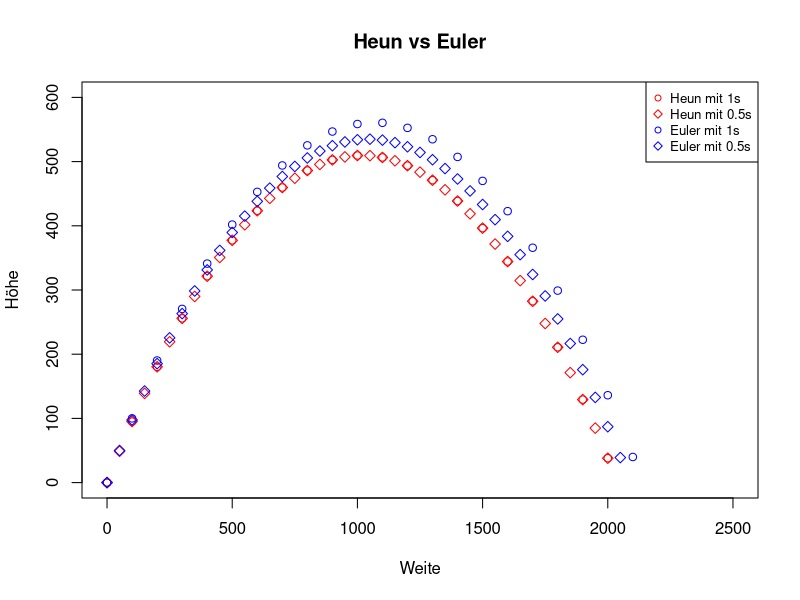

Source code (R):
heun <- read.table("../TextOutputs/heun.txt",
                        header = TRUE,
                        sep = ",",
                        dec = ".")
euler <- read.table("../TextOutputs/euler.txt",
                   header = TRUE,
                   sep = ",",
                   dec = ".")
heun05 <- read.table("../TextOutputs/heun05.txt",
                   header = TRUE,
                   sep = ",",
                   dec = ".")
euler05 <- read.table("../TextOutputs/euler05.txt",
                    header = TRUE,
                    sep = ",",
                    dec = ".")


plot(x = 1,                 
     xlab = "Weite", 
     ylab = "Höhe",
     xlim = c(0, 2500), 
     ylim = c(0, 600),
     main = "Heun vs Euler",
     type = "n")
legend("topright", 
       legend=c("Heun mit 1s", "Heun mit 0.5s", 
                "Euler mit 1s", "Euler mit 0.5s"), 
       col=c("red", "red", "blue", "blue"), pch=c(1,5,1,5), cex=0.8)
points(heun$Ort_x, heun$Ort_y, col="red")
points(euler$Ort_x, euler$Ort_y, col="blue")
points(heun05$Ort_x, heun05$Ort_y, pch=5 , col="red")
points(euler05$Ort_x, euler05$Ort_y, pch=5, col="blue")
